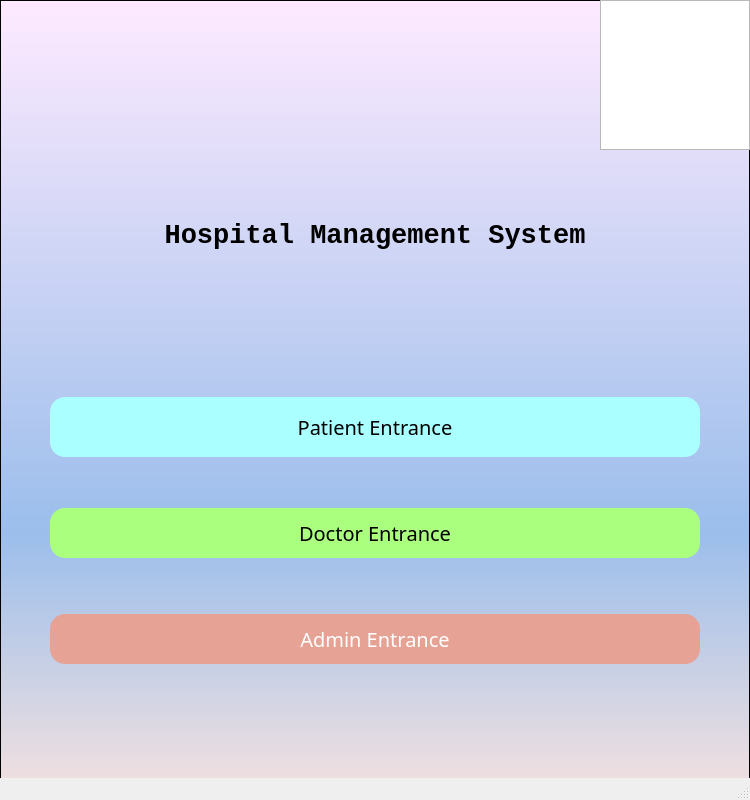
<?xml version="1.0" encoding="UTF-8"?>
<ui version="4.0">
 <class>MainWindow</class>
 <widget class="QMainWindow" name="MainWindow">
  <property name="geometry">
   <rect>
    <x>0</x>
    <y>0</y>
    <width>750</width>
    <height>800</height>
   </rect>
  </property>
  <property name="windowTitle">
   <string>MainWindow</string>
  </property>
  <widget class="QWidget" name="centralwidget">
   <widget class="QListView" name="listView">
    <property name="geometry">
     <rect>
      <x>0</x>
      <y>0</y>
      <width>750</width>
      <height>800</height>
     </rect>
    </property>
    <property name="styleSheet">
     <string notr="true">background:qlineargradient(spread:pad, x1:0, y1:0, x2:0, y2:1, stop:0 rgba(254, 234, 255, 255), stop:0.664773 rgba(155, 190, 235, 255), stop:1 rgba(245, 226, 223, 255))</string>
    </property>
   </widget>
   <widget class="QWidget" name="">
    <property name="geometry">
     <rect>
      <x>0</x>
      <y>100</y>
      <width>850</width>
      <height>601</height>
     </rect>
    </property>
    <layout class="QVBoxLayout" name="verticalLayout">
     <property name="spacing">
      <number>20</number>
     </property>
     <property name="sizeConstraint">
      <enum>QLayout::SetDefaultConstraint</enum>
     </property>
     <property name="leftMargin">
      <number>50</number>
     </property>
     <property name="rightMargin">
      <number>50</number>
     </property>
     <property name="bottomMargin">
      <number>0</number>
     </property>
     <item>
      <widget class="QLabel" name="label">
       <property name="sizePolicy">
        <sizepolicy hsizetype="Fixed" vsizetype="Fixed">
         <horstretch>0</horstretch>
         <verstretch>0</verstretch>
        </sizepolicy>
       </property>
       <property name="minimumSize">
        <size>
         <width>650</width>
         <height>200</height>
        </size>
       </property>
       <property name="maximumSize">
        <size>
         <width>650</width>
         <height>200</height>
        </size>
       </property>
       <property name="font">
        <font>
         <family>Consolas</family>
         <pointsize>20</pointsize>
        </font>
       </property>
       <property name="text">
        <string>&lt;html&gt;&lt;head/&gt;&lt;body&gt;&lt;p align=&quot;center&quot;&gt;&lt;span style=&quot; font-weight:600;&quot;&gt;Hospital Management System&lt;/span&gt;&lt;/p&gt;&lt;/body&gt;&lt;/html&gt;</string>
       </property>
      </widget>
     </item>
     <item>
      <widget class="QPushButton" name="pushButton">
       <property name="sizePolicy">
        <sizepolicy hsizetype="Fixed" vsizetype="Fixed">
         <horstretch>0</horstretch>
         <verstretch>0</verstretch>
        </sizepolicy>
       </property>
       <property name="minimumSize">
        <size>
         <width>650</width>
         <height>60</height>
        </size>
       </property>
       <property name="maximumSize">
        <size>
         <width>650</width>
         <height>50</height>
        </size>
       </property>
       <property name="font">
        <font>
         <family>Microsoft Yahei</family>
         <pointsize>-1</pointsize>
         <weight>50</weight>
         <italic>false</italic>
         <bold>false</bold>
        </font>
       </property>
       <property name="cursor">
        <cursorShape>PointingHandCursor</cursorShape>
       </property>
       <property name="styleSheet">
        <string notr="true">QPushButton
{
    font-family:Microsoft Yahei;
    font:20px;
    color:black;
    background-color:rgb(170, 255, 255);
    border-radius:15px;
}

QPushButton:hover
{
    background-color:rgb(85, 255, 255);
}

QPushButton:pressed
{
    background-color:rgb(85, 255, 255);
    padding-left:3px;
    padding-top:3px;
}</string>
       </property>
       <property name="text">
        <string>Patient Entrance</string>
       </property>
      </widget>
     </item>
     <item>
      <widget class="QPushButton" name="pushButton_2">
       <property name="sizePolicy">
        <sizepolicy hsizetype="Fixed" vsizetype="Fixed">
         <horstretch>0</horstretch>
         <verstretch>0</verstretch>
        </sizepolicy>
       </property>
       <property name="minimumSize">
        <size>
         <width>650</width>
         <height>50</height>
        </size>
       </property>
       <property name="maximumSize">
        <size>
         <width>650</width>
         <height>50</height>
        </size>
       </property>
       <property name="font">
        <font>
         <family>Microsoft Yahei</family>
         <pointsize>-1</pointsize>
         <weight>50</weight>
         <italic>false</italic>
         <bold>false</bold>
        </font>
       </property>
       <property name="cursor">
        <cursorShape>PointingHandCursor</cursorShape>
       </property>
       <property name="styleSheet">
        <string notr="true">QPushButton
{
    font-family:Microsoft Yahei;
    font:20px;
    color:black;
    background-color:rgb(170, 255, 127);
    border-radius:15px;
}

QPushButton:hover
{
    background-color:rgb(170, 255, 0);
}

QPushButton:pressed
{
    background-color:rgb(170, 255, 0);
    padding-left:3px;
    padding-top:3px;
}</string>
       </property>
       <property name="text">
        <string>Doctor Entrance</string>
       </property>
      </widget>
     </item>
     <item>
      <widget class="QPushButton" name="pushButton_3">
       <property name="sizePolicy">
        <sizepolicy hsizetype="Fixed" vsizetype="Fixed">
         <horstretch>0</horstretch>
         <verstretch>0</verstretch>
        </sizepolicy>
       </property>
       <property name="minimumSize">
        <size>
         <width>650</width>
         <height>50</height>
        </size>
       </property>
       <property name="maximumSize">
        <size>
         <width>650</width>
         <height>50</height>
        </size>
       </property>
       <property name="palette">
        <palette>
         <active>
          <colorrole role="WindowText">
           <brush brushstyle="SolidPattern">
            <color alpha="255">
             <red>255</red>
             <green>255</green>
             <blue>255</blue>
            </color>
           </brush>
          </colorrole>
          <colorrole role="Button">
           <brush brushstyle="SolidPattern">
            <color alpha="255">
             <red>230</red>
             <green>162</green>
             <blue>149</blue>
            </color>
           </brush>
          </colorrole>
          <colorrole role="Text">
           <brush brushstyle="SolidPattern">
            <color alpha="255">
             <red>255</red>
             <green>255</green>
             <blue>255</blue>
            </color>
           </brush>
          </colorrole>
          <colorrole role="ButtonText">
           <brush brushstyle="SolidPattern">
            <color alpha="255">
             <red>255</red>
             <green>255</green>
             <blue>255</blue>
            </color>
           </brush>
          </colorrole>
          <colorrole role="Base">
           <brush brushstyle="SolidPattern">
            <color alpha="255">
             <red>230</red>
             <green>162</green>
             <blue>149</blue>
            </color>
           </brush>
          </colorrole>
          <colorrole role="Window">
           <brush brushstyle="SolidPattern">
            <color alpha="255">
             <red>230</red>
             <green>162</green>
             <blue>149</blue>
            </color>
           </brush>
          </colorrole>
         </active>
         <inactive>
          <colorrole role="WindowText">
           <brush brushstyle="SolidPattern">
            <color alpha="255">
             <red>255</red>
             <green>255</green>
             <blue>255</blue>
            </color>
           </brush>
          </colorrole>
          <colorrole role="Button">
           <brush brushstyle="SolidPattern">
            <color alpha="255">
             <red>230</red>
             <green>162</green>
             <blue>149</blue>
            </color>
           </brush>
          </colorrole>
          <colorrole role="Text">
           <brush brushstyle="SolidPattern">
            <color alpha="255">
             <red>255</red>
             <green>255</green>
             <blue>255</blue>
            </color>
           </brush>
          </colorrole>
          <colorrole role="ButtonText">
           <brush brushstyle="SolidPattern">
            <color alpha="255">
             <red>255</red>
             <green>255</green>
             <blue>255</blue>
            </color>
           </brush>
          </colorrole>
          <colorrole role="Base">
           <brush brushstyle="SolidPattern">
            <color alpha="255">
             <red>230</red>
             <green>162</green>
             <blue>149</blue>
            </color>
           </brush>
          </colorrole>
          <colorrole role="Window">
           <brush brushstyle="SolidPattern">
            <color alpha="255">
             <red>230</red>
             <green>162</green>
             <blue>149</blue>
            </color>
           </brush>
          </colorrole>
         </inactive>
         <disabled>
          <colorrole role="WindowText">
           <brush brushstyle="SolidPattern">
            <color alpha="255">
             <red>255</red>
             <green>255</green>
             <blue>255</blue>
            </color>
           </brush>
          </colorrole>
          <colorrole role="Button">
           <brush brushstyle="SolidPattern">
            <color alpha="255">
             <red>230</red>
             <green>162</green>
             <blue>149</blue>
            </color>
           </brush>
          </colorrole>
          <colorrole role="Text">
           <brush brushstyle="SolidPattern">
            <color alpha="255">
             <red>255</red>
             <green>255</green>
             <blue>255</blue>
            </color>
           </brush>
          </colorrole>
          <colorrole role="ButtonText">
           <brush brushstyle="SolidPattern">
            <color alpha="255">
             <red>255</red>
             <green>255</green>
             <blue>255</blue>
            </color>
           </brush>
          </colorrole>
          <colorrole role="Base">
           <brush brushstyle="SolidPattern">
            <color alpha="255">
             <red>230</red>
             <green>162</green>
             <blue>149</blue>
            </color>
           </brush>
          </colorrole>
          <colorrole role="Window">
           <brush brushstyle="SolidPattern">
            <color alpha="255">
             <red>230</red>
             <green>162</green>
             <blue>149</blue>
            </color>
           </brush>
          </colorrole>
         </disabled>
        </palette>
       </property>
       <property name="font">
        <font>
         <family>Microsoft Yahei</family>
         <pointsize>-1</pointsize>
         <weight>50</weight>
         <italic>false</italic>
         <bold>false</bold>
        </font>
       </property>
       <property name="cursor">
        <cursorShape>PointingHandCursor</cursorShape>
       </property>
       <property name="styleSheet">
        <string notr="true">QPushButton
{
    font-family:Microsoft Yahei;
    font:20px;
    color:white;
    background-color:rgb(230, 162, 149);
    border-radius:15px;
}

QPushButton:hover
{
    background-color:rgb(184, 67, 44);
}

QPushButton:pressed
{
    background-color:rgb(184, 67, 44);
    padding-left:3px;
    padding-top:3px;
}</string>
       </property>
       <property name="text">
        <string>Admin Entrance</string>
       </property>
       <property name="checkable">
        <bool>false</bool>
       </property>
      </widget>
     </item>
    </layout>
   </widget>
   <widget class="QListView" name="listView_2">
    <property name="geometry">
     <rect>
      <x>600</x>
      <y>0</y>
      <width>150</width>
      <height>150</height>
     </rect>
    </property>
    <property name="sizePolicy">
     <sizepolicy hsizetype="Fixed" vsizetype="Fixed">
      <horstretch>0</horstretch>
      <verstretch>0</verstretch>
     </sizepolicy>
    </property>
    <property name="minimumSize">
     <size>
      <width>150</width>
      <height>150</height>
     </size>
    </property>
    <property name="maximumSize">
     <size>
      <width>150</width>
      <height>150</height>
     </size>
    </property>
    <property name="styleSheet">
     <string notr="true">background-image: url(:/hospital_sign.png)</string>
    </property>
   </widget>
  </widget>
  <widget class="QStatusBar" name="statusbar"/>
 </widget>
 <resources>
  <include location="background_image.qrc"/>
 </resources>
 <connections/>
</ui>
